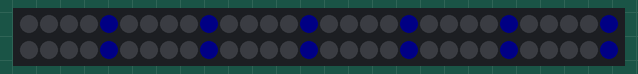
Simulated run of this sketch. Board: ESP8266 (NodeMCU). On the bench: 60 RGB LEDs in strip order, left to right, continuing on the next row. Dim RGB values are drawn brighter than linear; WiFi joins after 1.5 s; servers stay silent unless stated; the local clock reads 2024-03-15 10:24:30 at power-on unless the sketch sets it.

Above: at 0.1 s.
At 1.75 s:
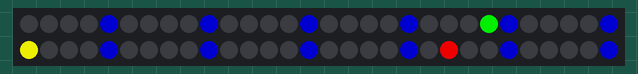

The sketch:

clock.ino
```cpp
#include <Adafruit_NeoPixel.h>
#include <ESP8266WiFi.h>
#include <time.h>
const char *ssid      = "    ";
const char *password  = "    ";
int u = 0;
int m = 0;
int s = 0;
#define MY_NTP_SERVER "pool.ntp.org"
#define MY_TZ "CET-1CEST,M3.5.0/02,M10.5.0/03"

time_t now;
tm tm;

#define PIN D3
Adafruit_NeoPixel pixels = Adafruit_NeoPixel(60, PIN, NEO_GRB + NEO_KHZ800);

void setup() {
  Serial.begin(115200);
  configTime(MY_TZ, MY_NTP_SERVER); // --> Here is the IMPORTANT ONE LINER needed in your sketch!
  pixels.begin();
  Draw_Clock(1);
  WiFi.begin(ssid, password);
  Draw_Clock(2);
  while ( WiFi.status() != WL_CONNECTED )
  delay ( 500 );
}

void loop() {
  time(&now);
  localtime_r(&now, &tm);
  u = tm.tm_hour;
  m = tm.tm_min;
  s = tm.tm_sec;
  Draw_Clock(3);
}

void Draw_Clock(byte Phase){
  if (Phase <= 0)
    for (int i = 0; i < 60; i++)
      pixels.setPixelColor(i, pixels.Color(0, 0, 0)); //alle leds uit

  if (Phase >= 1)
    for (int i = 0; i < 60; i++)
      pixels.setPixelColor(i, pixels.Color(0, 0 ,0)); //alle leds uit

  if (Phase >= 2)
    for (int i = 4; i < 60; i = i + 5)
      pixels.setPixelColor(i, pixels.Color(0, 0, 120));// elke 5 min blauw gekleurd

  if (Phase >= 3) {
      pixels.setPixelColor(s - 1, pixels.Color(200, 200, 0)); // sec wijzer geel
      pixels.setPixelColor(m - 1, pixels.Color(0, 200, 0));  // minuten wijzer groen
      pixels.setPixelColor((((u % 12) * 5) + m / 12) - 1, pixels.Color(200, 0, 0)); // uur wijzer rood, verspringt elke 12 minuten
  }
  SetBrightness();
  pixels.show();
}

void SetBrightness(){
  if ((u > 21) || ((u == 21) && (m >= 30)) || ((u == 6) && (m <= 15)) || (u < 6)){
      pixels.setBrightness(16);
  }else{
      pixels.setBrightness(255);
  }
}
```
